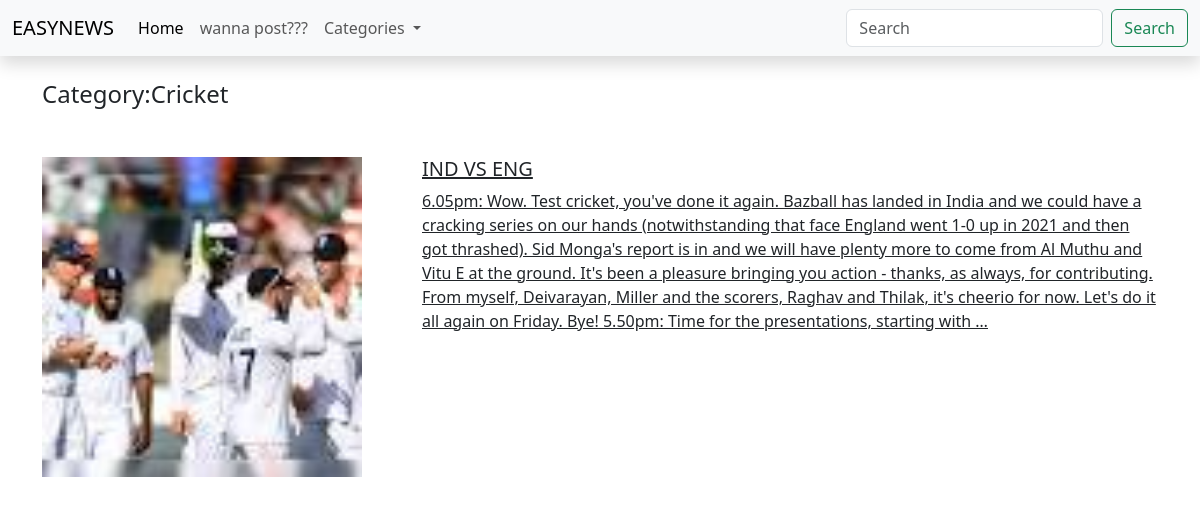
Screenshot of /article/category/3/ with the database file from the repository.
### article/models.py (models this page shows, shortened)
class Category(models.Model):
    name=models.CharField(max_length=50)
    class Meta:
        verbose_name= 'Categorie'
    def __str__(self):
        return self.name

class Article(models.Model):
    category = models.ForeignKey(Category,on_delete= models.CASCADE , default=1)
    title = models.CharField(max_length=200)
    content = models.TextField(max_length=2000)
    img =models.ImageField(upload_to='article_images/',default='default_img.jpg')
    pub_date = models.DateField(auto_now = True)

### article/views.py (the view)
# urls.py: path('article/category/<int:pk>/',categoriesed_article,name='categoriesed_article'),
def categoriesed_article(request,pk):
    if pk ==0 :
        articles = Article.objects.all()# here we are applying if else to perform a function for 'all' text present in navbaar
        context={
        'articles':articles,
        'category':'all',
    }
    else:
        category = Category.objects.get(pk=pk)
        article = Article.objects.filter(category=category).all()
        context={
            'articles':article,
            'category':category,
        }
    return render(request, 'article/categoriesed_article.html',context)

### article/views.py (called while the page is built)
def categories(request):
    categories=Category.objects.all()
    return{
        'categories':categories
    }

### article/templates/article/categoriesed_article.html
{% extends "base.html" %}
{% block content %}
<div class="container">
    <h4 class ='my-4'>Category:{{category}}</h4>
    <div class="">
        {% for article in articles %}
        <a class="row  text-decoration none text-dark my-5" href="{% url "article:single_article" article.id %}">
            <div class="image col-4">
                <img style ="width: 90%;"src="{{article.img.url}}" alt="">
            </div>
            <div class="contents col-8">
                <h5>{{article.title}}</h5>
                <p>{{article.content | truncatewords:100}}</p>
            </div>
        </a>
        {% endfor %}
    </div>
</div>
{% endblock content %}

### rows the page displays
Category: name "Cricket"
Article: img (picture), title "IND VS ENG", content "6.05pm: Wow. Test cricket, you've done it again. Bazball has landed in India and we could have a cracking series on our hands (notwithstanding that face England went 1-0 up in 2021 and then got thrashed). Sid Monga's report is in and we will have plenty more to come from Al Muthu and Vitu E at the ground. It's been a pleasure bringing you action - thanks, as always, for contributing. From myself, Deivarayan, Miller and the scorers, Raghav and Thilak, it's cheerio for now. Let's do it all again on Friday. Bye! 5.50pm: Time for the presentations, starting with …"
